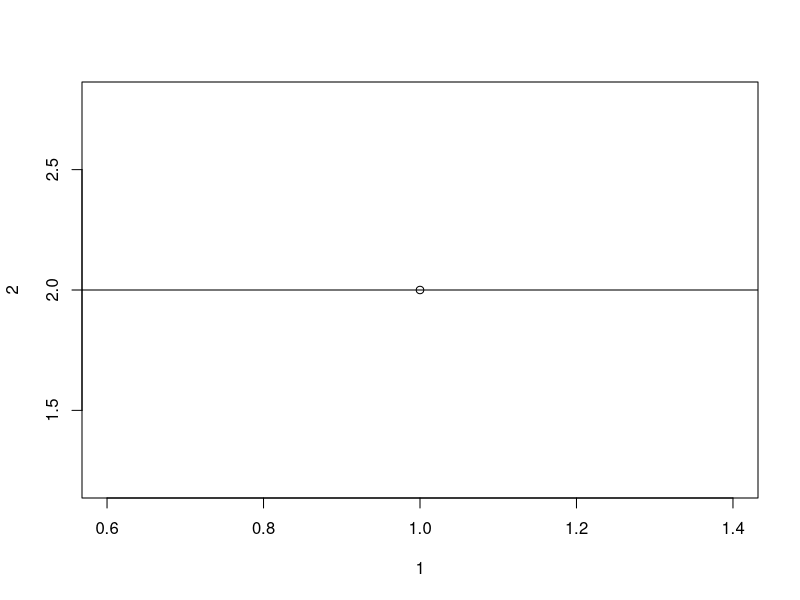

This chart was generated by the following R code: (Note: this script raises an error after producing the figure.)
## ---- chunk 1
# pre exercise code here
## ---- chunk 2
# draw a plot and then add a horizontal line
plot(x=1, y=2)
abline(h=2)

## ---- chunk 3

# test error
test_error()


# Final message the student will see upon completing the exercise
success_msg("Good work!")

## ---- chunk 4
# create a data frame object US
US <- data.frame(State = row.names(state.x77))
US <- cbind(US, as.data.frame(state.x77, row.names=F))

# add a population density (a factor)
pop_area <- with(US, Population/Area)
breaks <- quantile(pop_area, probs=c(0,0.33,0.66,1))
US$PoptoArea <- factor(cut(pop_area, breaks=breaks, include.lowest = T),
                      labels=c("low","medium","high"))

colnames(US)[c(5,7)] <- c("Life_Exp","HS_Grad")
## ---- chunk 5
# US data frame is available


# Check out the structure of US.



# Create a summary of the variables in US







# The console is below
## ---- chunk 6

# Check out the structure of US.
str(US)


# Create a summary of the variables in US
summary(US)


## ---- chunk 7

test_function("str", args = "object")
test_function("summary", args = "object" )

# test for error
test_error()

success_msg("Great work! Now let's do some plotting :)")

## ---- chunk 8
# create a data frame object US
US <- data.frame(State = row.names(state.x77))
US <- cbind(US, as.data.frame(state.x77, row.names=F))

# add a population density (a factor)
pop_area <- with(US, Population/Area)
breaks <- quantile(pop_area, probs=c(0,0.33,0.66,1))
US$PoptoArea <- factor(cut(pop_area, breaks=breaks, include.lowest = T),
                      labels=c("low","medium","high"))

colnames(US)[c(5,7)] <- c("Life_Exp","HS_Grad")
## ---- chunk 9
# US data frame is available


# Use table() or summary() on PoptoArea in US.


# Create object tmp that stores the information



# Call barplot() to draw a graph. Use the object you created as an argument.




## ---- chunk 10
# Look at the counts of different levels of Pop_Area in US.
table(US$PoptoArea)


# Create object tmp that stores the counts.
tmp <- table(US$PoptoArea)


# Call barplot() to draw a graph. Use the object you created as an argument.
barplot(tmp)



## ---- chunk 11

test_function("barplot", args="height")

# test error
test_error()

# Final message the student will see upon completing the exercise
success_msg("Excellent work!")

## ---- chunk 12
# create a data frame object US
US <- data.frame(State = row.names(state.x77))
US <- cbind(US, as.data.frame(state.x77, row.names=F))

# add a population density (a factor)
pop_area <- with(US, Population/Area)
breaks <- quantile(pop_area, probs=c(0,0.33,0.66,1))
US$PoptoArea <- factor(cut(pop_area, breaks=breaks, include.lowest = T),
                      labels=c("low","medium","high"))

colnames(US)[c(5,7)] <- c("Life_Exp","HS_Grad")
barplot(table(US$PoptoArea))
## ---- chunk 13
# US data frame is available

# The function calls below draw a barplot and add an x-axis label.
barplot(table(US$PoptoArea))
title(xlab="population/area")

# Add a call to title() that adds a main title to the plot. 



## ---- chunk 14

# When executed together, these functions draw a barplot and add x-axis label
barplot(table(US$PoptoArea))
title(xlab="population/area")

# Add a call to title() that adds a main title to the plot.
title("My barplot")


## ---- chunk 15

# test error
test_error()


# Final message the student will see upon completing the exercise
success_msg("Great job!")

## ---- chunk 16
# create a data frame object US
US <- data.frame(State = row.names(state.x77))
US <- cbind(US, as.data.frame(state.x77, row.names=F))

# add a population density (a factor)
pop_area <- with(US, Population/Area)
breaks <- quantile(pop_area, probs=c(0,0.33,0.66,1))
US$PoptoArea <- factor(cut(pop_area, breaks=breaks, include.lowest = T),
                      labels=c("low","medium","high"))

colnames(US)[c(5,7)] <- c("Life_Exp","HS_Grad")
## ---- chunk 17
# US data frame is available

# hint: the function sqrt() computes the squre root.
sqrt(9) # =3

# Create a summary of Life_Exp in US


# Create object le_var. Use var() to compute the variance.


# Create object le_sd and print it's value



## ---- chunk 18
# Create a summary of Life_Exp in US
summary(US$Life_Exp)

# Create object le_var
le_var <- var(US$Life_Exp)

# Create object le_sd and print it's value
le_sd <- sqrt(le_var)
le_sd

## ---- chunk 19

test_function("summary",args="object")
test_object("le_var")
test_object("le_sd")

# test error
test_error()

# Final message the student will see upon completing the exercise
success_msg("Great work!")

## ---- chunk 20
# create a data frame object US
US <- data.frame(State = row.names(state.x77))
US <- cbind(US, as.data.frame(state.x77, row.names=F))

# add a population density (a factor)
pop_area <- with(US, Population/Area)
breaks <- quantile(pop_area, probs=c(0,0.33,0.66,1))
US$PoptoArea <- factor(cut(pop_area, breaks=breaks, include.lowest = T),
                      labels=c("low","medium","high"))

colnames(US)[c(5,7)] <- c("Life_Exp","HS_Grad")
## ---- chunk 21
# US data frame is available

# Draw a histogram of Life_Exp in US. Make it a colored one!






## ---- chunk 22
# Draw a histogram of Life_Exp in US. Make it a colored one!
hist(US$Life_Exp, col ="blue")





## ---- chunk 23

test_function("hist", args="x")

# test error
test_error()


# Final message the student will see upon completing the exercise
success_msg("Good work!")

## ---- chunk 24
# create a data frame object US
US <- data.frame(State = row.names(state.x77))
US <- cbind(US, as.data.frame(state.x77, row.names=F))

# add a population density (a factor)
pop_area <- with(US, Population/Area)
breaks <- quantile(pop_area, probs=c(0,0.33,0.66,1))
US$PoptoArea <- factor(cut(pop_area, breaks=breaks, include.lowest = T),
                      labels=c("low","medium","high"))

colnames(US)[c(5,7)] <- c("Life_Exp","HS_Grad")
## ---- chunk 25
# US data frame is available

# Draw a boxplot of Income in US. Add a y axis label and a main title.





## ---- chunk 26
# Draw a boxplot of Income in US. Add a y axis label and a main title.
boxplot(US$Income)
title(ylab="income per capita")
title("Distribution of per capita income in USA states")


## ---- chunk 27


test_function("boxplot", args="x")

# test error
test_error()


# Final message the student will see upon completing the exercise
success_msg("Awsome work!")

